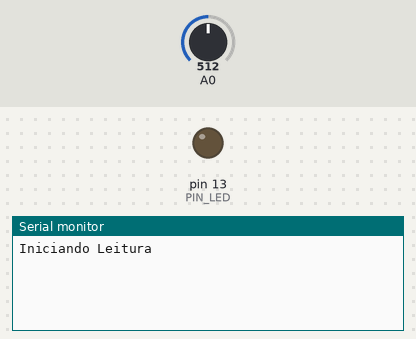
The sketch below on a simulated Arduino Uno, built with avr-gcc and run on an emulated ATmega328P. On the bench: output pins drawn as LEDs (lit = HIGH), the last lines printed to the serial monitor. The inputs (shaded band) are chosen by the test bench; at power-on: A0 = 512.

Above: at 1.2 s.
1.3 s: A0 set to 710
At 2.7 s:
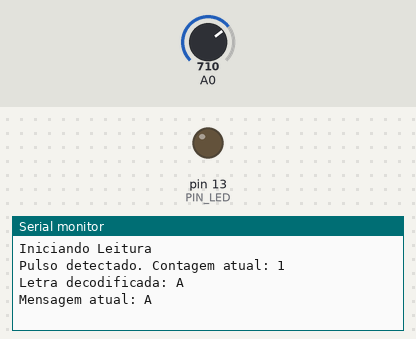
3.0 s: A0 set to 690
At 4.0 s:
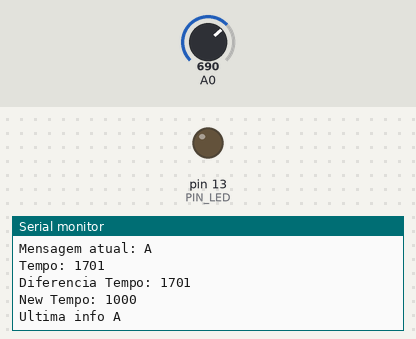

The sketch:

main.ino
```cpp
int PIN_LED = 13;
int INTERVALO_BITS_MS = 30;
const unsigned long letterGapThreshold = 200;  // Ajuste conforme necessário

// Função para obter o índice da letra
int getIndice(char letra) {
  letra = toupper(letra);
  if (letra >= 'A' && letra <= 'Z') {
    return letra - 'A' + 1;
  }
  return -1;
}

// Função para converter índice em letra
char getLetra(int indice) {
  if (indice >= 1 && indice <= 26) {
    return 'A' + indice - 1;
  }
  return '\0';
}

void setup() {
  Serial.begin(9600);
  pinMode(PIN_LED, OUTPUT);
  Serial.println("Iniciando Leitura");
}

// Verifica se a leitura do LDR indica pulso (ajuste o valor conforme a sensibilidade do sensor)
bool isLDRValid() {
  int LDR = analogRead(A0);
  return LDR >= 700;
}

// Variáveis para o receptor
int CONTAGEM_BITS = 0;
String ULTIMA_MSG = "";
unsigned long lastPulseTime = 0;
bool pulsoAnterior = false;  // Variável para detecção de borda

void sendMessage(String msg) {
  // Transmissor: para cada letra, envia a quantidade de pulsos correspondente
  for (int idx = 0; idx < msg.length(); idx++) {
    char letra = msg.charAt(idx);
    int indice = getIndice(letra);
    Serial.print("Enviando letra: ");
    Serial.print(letra);
    Serial.print(" com ");
    Serial.print(indice);
    Serial.println(" pulsos");

    // Envia os pulsos correspondentes
    for (int j = 0; j < indice; j++) {
      digitalWrite(PIN_LED, HIGH);
      delay(INTERVALO_BITS_MS);
      digitalWrite(PIN_LED, LOW);
      delay(INTERVALO_BITS_MS);
    }
    // Delay extra para delimitar o fim da letra
    delay(letterGapThreshold);
  }
}

void readMessage() {
  unsigned long currentTime = millis();
  bool pulsoAtual = isLDRValid();
  int diferenciaDeTempo = currentTime - lastPulseTime;

  if (diferenciaDeTempo > 1000 && !pulsoAtual && ULTIMA_MSG != "" && CONTAGEM_BITS == 0) {
    Serial.print("Tempo: ");
    Serial.println(currentTime - lastPulseTime);
    Serial.print("Diferencia Tempo: ");
    Serial.println(diferenciaDeTempo);
    Serial.print("New Tempo: ");
    Serial.println(1000);
    Serial.print("Ultima info ");
    Serial.println(ULTIMA_MSG);
    ULTIMA_MSG = "";
  }

  // Detecta a borda de subida: conta somente na transição de "não pulso" para "pulso"
  if (pulsoAtual && !pulsoAnterior) {
    lastPulseTime = currentTime;
    CONTAGEM_BITS++;
    Serial.print("Pulso detectado. Contagem atual: ");
    Serial.println(CONTAGEM_BITS);
  }


  // Atualiza o estado anterior
  pulsoAnterior = pulsoAtual;

  // Se não houver pulso e passou o intervalo de gap, finaliza a letra
  if (CONTAGEM_BITS > 0 && (currentTime - lastPulseTime >= letterGapThreshold)) {

    char letraDecodificada = getLetra(CONTAGEM_BITS);
    ULTIMA_MSG += letraDecodificada;

    CONTAGEM_BITS = 0;
    Serial.print("Letra decodificada: ");
    Serial.println(letraDecodificada);
    Serial.print("Mensagem atual: ");
    Serial.println(ULTIMA_MSG);
  }
}

void loop() {
  bool isReceptor = true;
  if (isReceptor) {
    readMessage();
    delay(5);
  } else {
    sendMessage("arduino");
    delay(5000);
  }
}
```

Measured:
- after the input at 1.3 s, the serial monitor: prints a new line at once (image 1)
- after the input at 3.0 s, the serial monitor: prints a new line at once (image 2)
